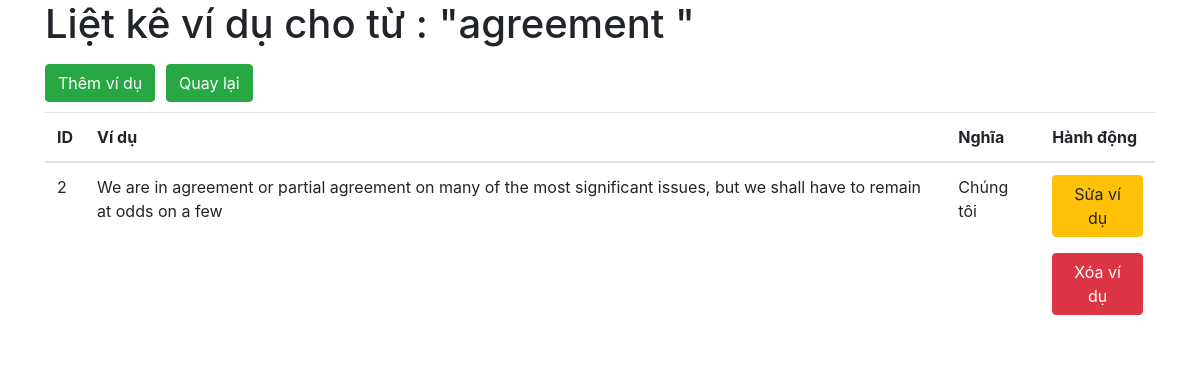
/sentence.php?id=2, run on the app's committed database.
### tables this page shows
CREATE TABLE `newwords` (
  `id` int(10) unsigned NOT NULL AUTO_INCREMENT,
  `newword` text DEFAULT NULL,
  `mean` text DEFAULT NULL,
  `type` text DEFAULT NULL,
  PRIMARY KEY (`id`)
);

CREATE TABLE `sentences` (
  `sentence_id` int(10) unsigned NOT NULL AUTO_INCREMENT,
  `newword_id` int(11) DEFAULT NULL,
  `sentence_example` text DEFAULT NULL,
  `sentence_translate` text DEFAULT NULL,
  PRIMARY KEY (`sentence_id`)
);

### sentence.php (the view, shortened to what this page needs)
<!DOCTYPE html>
<html lang="en">
<head>
    <link rel="stylesheet" href="https://stackpath.bootstrapcdn.com/bootstrap/4.3.1/css/bootstrap.min.css">
</head>
<body>
    <?php
    include_once "config.php";
    $id = (int) $_GET["id"];
    $sqlSelect = "SELECT * FROM newwords WHERE id=".$id;
    $newwordResult = $connection->query($sqlSelect);
    $newword = $newwordResult->fetch_assoc();
    $sqlSelect = "SELECT * FROM sentences WHERE sentence_id=$id";
    $result = $connection->query($sqlSelect);
    ?>
    <div class="container">
        <div class="row">
            <div class="col-md-12">
                <h1>Liệt kê ví dụ cho từ : "<?php echo $newword["newword"] ?>"</h1>
                <h1>
                    <a href="createsentence.php?id=<?php echo $id ?>" class="btn btn-success">Thêm ví dụ</a>
                    <a href="index.php" class="btn btn-success">Quay lại</a>
                </h1>
                <table class="table">
                    <thead>
                    <tr>
                        <th>ID</th>
                        <th>Ví dụ</th>
                        <th>Nghĩa</th>
                        <th>Hành động</th>
                    </tr>
                    </thead>
                    <tbody>
                    <?php
                    if (isset($result) &&  $result->num_rows > 0) {
                        while($row = $result->fetch_assoc()) {
                            ?>
                            <tr>
                                <td><?php echo $row["sentence_id"] ?></td>
                                <td><?php echo $row["sentence_example"] ?></td>
                                <td><?php echo $row["sentence_translate"] ?></td>
                                <td>
                                    <p><a href="editsentence.php?id=<?php echo $row["sentence_id"] ?>" class="btn btn-warning">Sửa ví dụ</a> </p>
                                    <p><a href="deletesentence.php?id=<?php echo $row["sentence_id"] ?>" class="btn btn-danger">Xóa ví dụ</a> </p>
                                </td>
                            </tr>
                            <?php
                        }
                    } else {
                        echo "Không tồn tại từ nào";
                    }
                    ?>
                    </tbody>
                </table>
            </div>
        </div>
    </div>
</body>
</html>

### data on the page
newwords: newword "agreement"
sentences: sentence_id "2", sentence_example "We are in agreement or partial agreement on many of the most significant issues, but we shall have to remain at odds on a few", sentence_translate "Chúng tôi"
